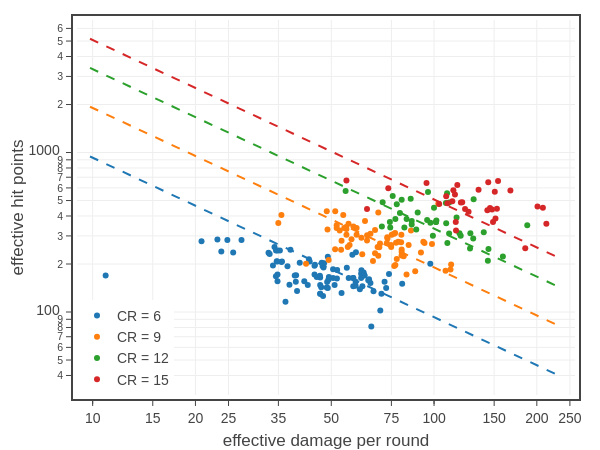

The cell this chart's notebook holds for it:
### Code cell
# eDPR vs eHP
CRs = [6,9,12,15]
cats = ['generic','legendary','unique']
colors = ['#1f77b4', '#ff7f0e', '#2ca02c', '#d62728', '#9467bd', 
          '#8c564b', '#e377c2', '#7f7f7f', '#bcbd22', '#17becf']
colors = colors[0:len(CRs)]

mask = df0['CR'].isin(CRs) & df0['Category'].isin(cats)
xMin = np.min(df0.loc[mask, 'eDPR'])
xMax = np.max(df0.loc[mask, 'eDPR'])
yMin = np.min(df0.loc[mask, 'eHP'])
yMax = np.max(df0.loc[mask, 'eHP'])

# create figure
fig = go.Figure(
    layout=go.Layout(
        template=tfb.FIG_TEMPLATE,
        width=600,
        margin=dict(l=70, r=25, b=55, t=20, pad=4),
        xaxis=dict(
            title_text='effective damage per round',
            type='log',
            #dtick=np.log10(2),
            #range=np.log10([0.95*xMin,1.05*xMax]), 
            #tick0=1, dtick=0.1,
            #minor=dict(tick0=0, dtick=0.1),
            tickmode = 'array',
            #tickvals = np.log10([10, 20, 40, 80, 100]),
            tickvals = [10, 15, 20, 25, 35, 50, 75, 100, 150, 200, 250],
            #ticktext = ['One', 'Three', 'Five', 'Seven', 'Nine', 'Eleven']
        ),
        yaxis=dict(
            title_text='effective hit points',
            type='log',
            #range=np.log10([0.95*yMin,1.05*yMax]), 
            #tick0=0, dtick=1,
            #minor=dict(tick0=0, dtick=0.1),
        ),
        legend=dict(
            xanchor='left', yanchor='bottom',
            x=0.00, y=0.00,
            orientation='v',
            tracegroupgap=0,
        )
    )
)


for cr, c in zip(CRs, colors):
    df1 = df0[df0['CR'].isin([cr]) & df0['Category'].isin(cats)]
    fig.add_trace(go.Scatter(
        x=df1['eDPR'], y=df1['eHP'],
        mode='markers', 
        name=f'CR = {cr:.0f}',
        legendgroup=f'CR = {cr:.0f}',
        marker_color=c,
        hovertemplate=f'<b>CR {cr:.0f}</b><br>' + 'eDPR %{x:,.0f}<br>' + 'eHP %{y:,.0f}<br>' + '<extra></extra>',
    ))

x = np.linspace(0.9*xMin, 1.1*xMax, 50, endpoint=True)
XP = dfD['XP'].values
for cr, c in zip(CRs, colors):
    fig.add_trace(go.Scatter(
        x=x, y=4*dfD.loc[cr]['eXP Mean']/x,
        mode='lines', 
        line=dict(color=c, dash='dash'),
        showlegend=False,
        name=f'CR = {cr:.0f}',
        legendgroup=f'CR = {cr:.0f}',
        hoverinfo='skip',
    ))

# show figure
fig.update_layout(width=600, height=450)
fig.show(config=tfb.FIG_CONFIG)

# save figures
if SAVEFIGS:
    #fig.update_layout(autosize=True, width=None, height=None)
    #tfb.save_fig_html(fig, format='large', name=f'./fig-ehp-vs-edpr-log-large')
    #tfb.save_fig_html(fig, format='small', name=f'./fig-ehp-vs-edpr-log-small')
    pass
